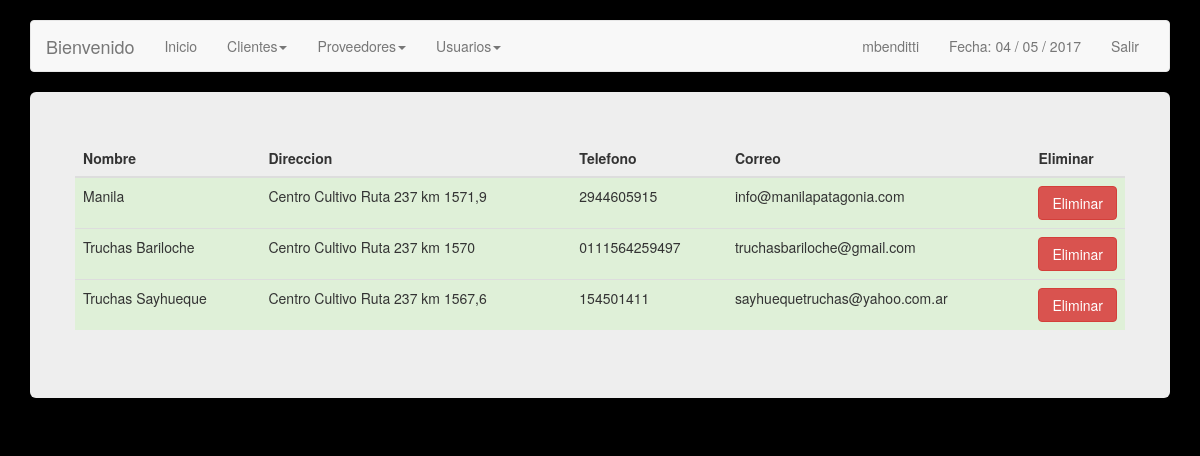
/proveedores.php (signed in), run on the app's committed database.
### tables this page shows
CREATE TABLE `proveedores` (
  `idProveedor` int(11) NOT NULL,
  `nombre` varchar(50) NOT NULL,
  `direccion` varchar(50) DEFAULT NULL,
  `telefono` varchar(30) DEFAULT NULL,
  `correo` varchar(50) NOT NULL
);

### proveedores.php (the view, shortened to what this page needs)
<?php
include('config.php');
$link = mysqli_connect ($dbhost, $dbusername, $dbuserpass);
mysqli_select_db($link,$dbname) or die('No se puede seleccionar la base de datos');
$query = mysqli_query($link,"SELECT * FROM proveedores") or die(mysql_error());
?>
<!DOCTYPE html>
<html lang="en">
  <head>
    <link href="css/bootstrap.min.css" rel="stylesheet">
  </head>
  <body>
    <br>
        <div class="container">
      <div class="navbar navbar-default" role="navigation">
        <div class="container-fluid">
          <div class="navbar-header">
            <a class="navbar-brand" href="#">Bienvenido </a>
          </div>
          <div class="navbar-collapse collapse">
            <ul class="nav navbar-nav">
              <li class=""><a href="inicio.php">Inicio</a></li>
              <li class="dropdown">
              	<a class="dropdown-toggle" data-toggle="dropdown" href="#">Clientes<span class="caret"></span></a>
              </li>
              <li class="dropdown">
              	<a class="dropdown-toggle" data-toggle="dropdown" href="#">Proveedores<span class="caret"></span></a>
              </li>
			  <?php
					if($_SESSION["permiso"] == 1) {
						?> <li class="dropdown">
              					<a class="dropdown-toggle" data-toggle="dropdown" href="#">Usuarios<span class="caret"></span></a>
              				</li><?php
					}
			  ?>
            </ul>
            <ul class="nav navbar-nav navbar-right">
               <li><a href=""> <?php echo $_SESSION["s_username"]; ?> </a></li>
              <li><a href="">Fecha:
              	<?php
              	echo date("d / m / Y");
              	?></a></li>
              <li><a href="cerrar.php">Salir</a></li>
            </ul>
          </div>
        </div>
      </div>
      <div class="jumbotron">
<div class="row">
              <table class="table table-hover">
                	<thead>
                    	<th> Nombre </th>
                        <th> Direccion </th>
                        <th> Telefono </th>
                        <th> Correo </th>
                        <?php if($_SESSION["permiso"] == 1) {?> <th> Eliminar </th> <?php }?>
                    </thead>
                    <tbody>
                    	<?php while($proveedore = mysqli_fetch_array($query)){ ?>
                        <tr class="success">
                            <td> <?php echo $proveedore['nombre']; ?> </td>
                            <td> <?php echo $proveedore['direccion']; ?> </td>
                            <td> <?php echo $proveedore['telefono']; ?> </td>
                            <td> <?php echo $proveedore['correo']; ?> </td>
                             <?php if($_SESSION["permiso"] == 1) {?>
                            <td>  <a href="eliminar.php?id=<?php echo $proveedore['idProveedor'];?>&tipo=proveedor " role="button"  class="btn btn-danger btn-primary btn-block"> Eliminar </a></td>
							<?php }?>
                        </tr>
                        <?php } ?>
                    </tbody>
				</table>
</div>
      </div>
    </div>
  </body>
</html>

### proveedores.php (style rules this page uses)
body { background: #000; }

### data on the page
proveedores: nombre "Manila", direccion "Centro Cultivo Ruta 237 km 1571,9", telefono "2944605915", correo "info@manilapatagonia.com"
proveedores: nombre "Truchas Bariloche", direccion "Centro Cultivo Ruta 237 km 1570", telefono "0111564259497", correo "truchasbariloche@gmail.com"
proveedores: nombre "Truchas Sayhueque", direccion "Centro Cultivo Ruta 237 km 1567,6", telefono "154501411", correo "sayhuequetruchas@yahoo.com.ar"

### other printed values
$_SESSION["s_username"] "mbenditti"
